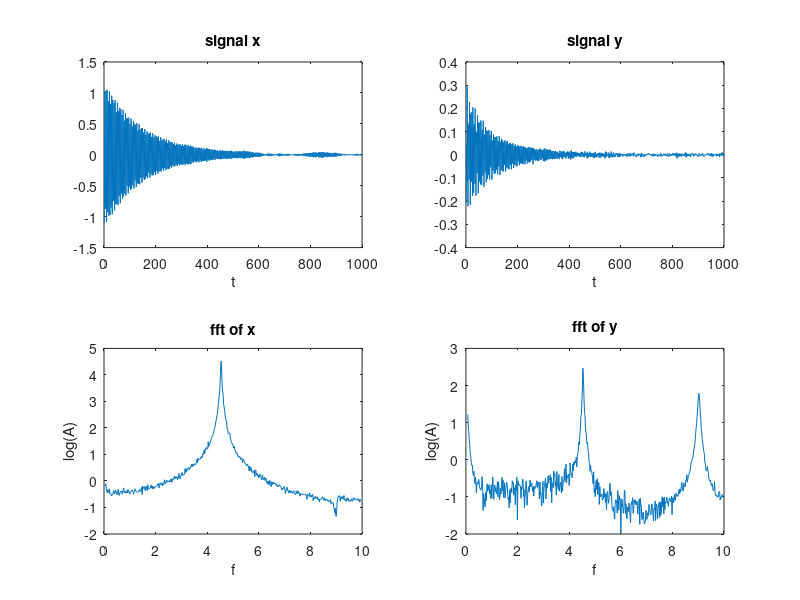

Recreate this plot in MATLAB. (Note: this script raises an error after producing the figure.)
sigma = 0.003;

% create multivariate AR model
ynext = @(yprevious1,yprevious2,xprevious1,xprevious2)0.5*yprevious1-0.3*yprevious2+0.1*xprevious2+0.4*xprevious1*xprevious2+normrnd(0,sigma);
xnext = @(yprevious2,xprevious1,xprevious2)0.3*xprevious1-xprevious2-0.1*yprevious2+normrnd(0,sigma);

% generate 1000 samples
signalLength = 1000;
historyLength = 2;
y=zeros(1,signalLength + historyLength);
x=zeros(1,signalLength + historyLength);
y(1) = 1;
x(1) = 1;
for i=(historyLength+1):(signalLength + historyLength)
    y(i)=ynext(y(i-1),y(i-2),x(i-1),x(i-2));
    x(i)=xnext(y(i-2),x(i-1),x(i-2));
end
y=y((historyLength+1):(signalLength + historyLength));
x=x((historyLength+1):(signalLength + historyLength));

bandwidth = 0.1;
frequencies = linspace(bandwidth/1.99,10-bandwidth/1.99,500);

% plot
figure(1)
subplot(2,2,1)
plot(x)
xlabel('t')
title('signal x')
subplot(2,2,2)
plot(y)
xlabel('t')
title('signal y')
subplot(2,2,3)
xfft=fft(x);
plot(frequencies,log(abs(xfft(1:(signalLength/2)))))
xlabel('f')
ylabel('log(A)')
title('fft of x')
subplot(2,2,4)
yfft=fft(y);
plot(frequencies,log(abs(yfft(1:(signalLength/2)))))
xlabel('f')
ylabel('log(A)')
title('fft of y')

% find causalities over frequencies
causalities = arrayfun(@(frequency)CNPMR(y,x,[],1,3,1,1,[],false,0.5,[frequency-bandwidth/2,frequency+bandwidth/2],20), frequencies);
figure(2)
plot(frequencies,causalities)
xlabel('f')
ylabel('causality')
title('causality x-->y over frequency')

[c,~,s]=CNPMR(y,x,[],1,3,1,1,[],false,0.05,[4.45,4.55],20)
[c,~,s]=CNPMR(y,x,[],1,3,1,1,[],false,0.05)